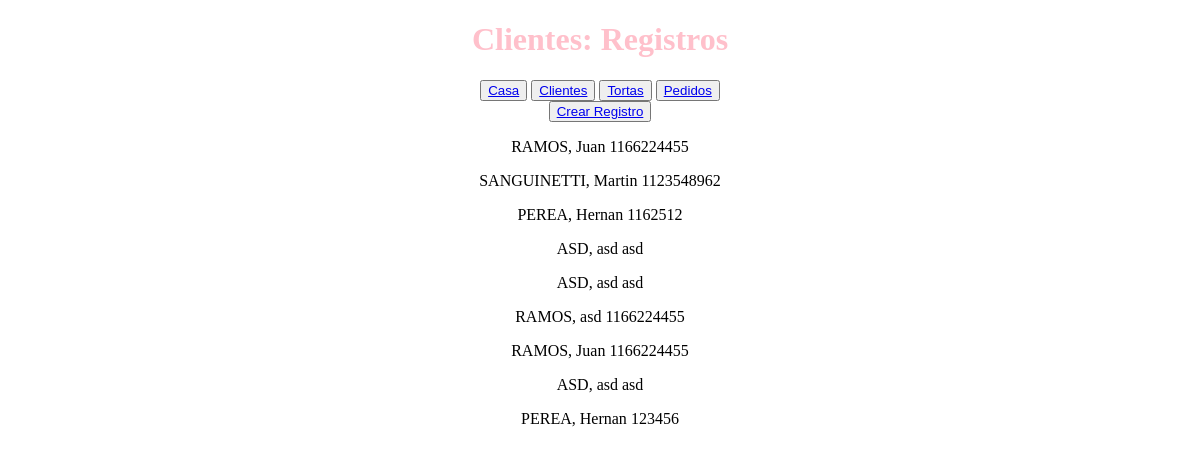
/cliente/list/, run on an earlier commit of the app's database.
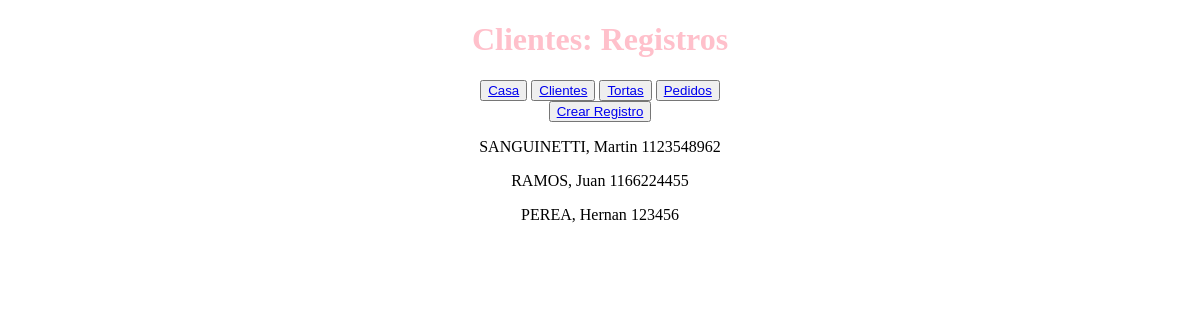
And on a later commit of the database.
### pasteleria/models.py (models this page shows, shortened)
class Cliente(models.Model):
    nombre = models.CharField(max_length=50)
    apellido = models.CharField(max_length=50)
    celular = models.CharField(max_length=15)
    domicilio = models.CharField(max_length=200, blank=True, null=True)

### pasteleria/views.py (the view)
# urls.py: path("cliente/list/", views.cliente_list, name="cliente_list"),
def cliente_list(request):
    query =  Cliente.objects.all()
    context = {"object_list": query}
    return render(request, "pasteleria/cliente_list.html", context)

### pasteleria/templates/pasteleria/cliente_list.html
{% extends 'pasteleria/base.html' %}
{% block header %}
Clientes: Registros
{% endblock header %}
{% block main %}
    <button>
        <a href="{% url 'cliente_create' %}">Crear Registro</a>
    </button>
    {% for object in object_list  %}
        <p>{{ object.apellido | upper }}, {{ object.nombre }} {{ object.celular }} </p>
    {% empty %}
        <p>No hay registros.</p>
    {% endfor %}
{% endblock main %}

### pasteleria/templates/pasteleria/base.html (shortened to what this page needs)
<!DOCTYPE html>
<html lang="es">
<head>
</head>
<body>
    <header>
        <h1 style="color: pink; text-align: center;">
            {% block header %}
        {% endblock header %}
        </h1>
        <nav style="text-align: center;">
            {% include 'pasteleria/navbar.html' %}
        </nav>
    </header>
    <main style="text-align: center;">
        {% block main %}
        {% endblock main %}
    </main>
</body>
</html>

### pasteleria/templates/pasteleria/navbar.html
<button><a href="{% url 'index' %}">Casa</a></button>
<button><a href="{% url 'cliente_list' %}">Clientes</a></button>
<button><a href="{% url 'tortas_list' %}">Tortas</a></button>
<button><a href="{% url 'pedidos_list' %}">Pedidos</a></button>

What changed in the data, as far as the page shows it:
removed Cliente: apellido "RAMOS", nombre "Juan", celular "1166224455"
removed Cliente: apellido "PEREA", nombre "Hernan", celular "1162512"
removed Cliente: apellido "ASD", nombre "asd", celular "asd"
removed Cliente: apellido "ASD", nombre "asd", celular "asd"
removed Cliente: apellido "RAMOS", nombre "asd", celular "1166224455"
removed Cliente: apellido "ASD", nombre "asd", celular "asd"
